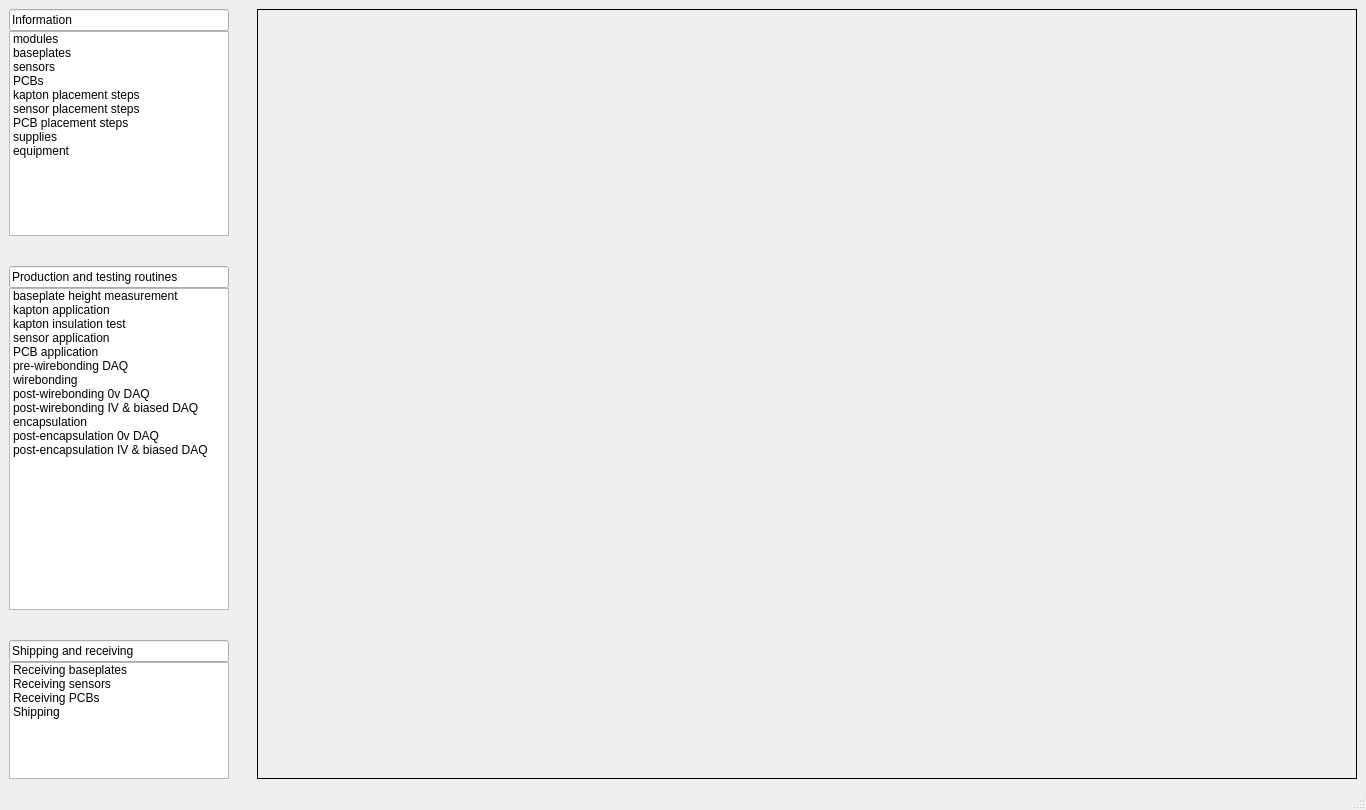
<?xml version="1.0" encoding="UTF-8"?>
<ui version="4.0">
 <class>MainWindow</class>
 <widget class="QMainWindow" name="MainWindow">
  <property name="geometry">
   <rect>
    <x>0</x>
    <y>0</y>
    <width>1366</width>
    <height>810</height>
   </rect>
  </property>
  <property name="windowTitle">
   <string>MainWindow</string>
  </property>
  <widget class="QWidget" name="centralwidget">
   <layout class="QGridLayout" name="gridLayout">
    <item row="0" column="0">
     <layout class="QHBoxLayout" name="hlMainSections" stretch="8,1,40">
      <property name="spacing">
       <number>0</number>
      </property>
      <item>
       <layout class="QVBoxLayout" name="vlUISelect" stretch="1,7,1,1,11,1,1,4">
        <property name="spacing">
         <number>0</number>
        </property>
        <property name="sizeConstraint">
         <enum>QLayout::SetDefaultConstraint</enum>
        </property>
        <item>
         <widget class="QLineEdit" name="leInformation">
          <property name="text">
           <string>Information</string>
          </property>
          <property name="readOnly">
           <bool>true</bool>
          </property>
         </widget>
        </item>
        <item>
         <widget class="QListWidget" name="listInformation">
          <property name="currentRow">
           <number>-1</number>
          </property>
          <item>
           <property name="text">
            <string>modules</string>
           </property>
          </item>
          <item>
           <property name="text">
            <string>baseplates</string>
           </property>
          </item>
          <item>
           <property name="text">
            <string>sensors</string>
           </property>
          </item>
          <item>
           <property name="text">
            <string>PCBs</string>
           </property>
          </item>
          <item>
           <property name="text">
            <string>kapton placement steps</string>
           </property>
          </item>
          <item>
           <property name="text">
            <string>sensor placement steps</string>
           </property>
          </item>
          <item>
           <property name="text">
            <string>PCB placement steps</string>
           </property>
          </item>
          <item>
           <property name="text">
            <string>supplies</string>
           </property>
          </item>
          <item>
           <property name="text">
            <string>equipment</string>
           </property>
          </item>
         </widget>
        </item>
        <item>
         <spacer name="verticalSpacer">
          <property name="orientation">
           <enum>Qt::Vertical</enum>
          </property>
          <property name="sizeHint" stdset="0">
           <size>
            <width>20</width>
            <height>40</height>
           </size>
          </property>
         </spacer>
        </item>
        <item>
         <widget class="QLineEdit" name="lineEdit">
          <property name="text">
           <string>Production and testing routines</string>
          </property>
         </widget>
        </item>
        <item>
         <widget class="QListWidget" name="listAssembly">
          <item>
           <property name="text">
            <string>baseplate height measurement</string>
           </property>
          </item>
          <item>
           <property name="text">
            <string>kapton application</string>
           </property>
          </item>
          <item>
           <property name="text">
            <string>kapton insulation test</string>
           </property>
          </item>
          <item>
           <property name="text">
            <string>sensor application</string>
           </property>
          </item>
          <item>
           <property name="text">
            <string>PCB application</string>
           </property>
          </item>
          <item>
           <property name="text">
            <string>pre-wirebonding DAQ</string>
           </property>
          </item>
          <item>
           <property name="text">
            <string>wirebonding</string>
           </property>
          </item>
          <item>
           <property name="text">
            <string>post-wirebonding 0v DAQ</string>
           </property>
          </item>
          <item>
           <property name="text">
            <string>post-wirebonding IV &amp; biased DAQ</string>
           </property>
          </item>
          <item>
           <property name="text">
            <string>encapsulation</string>
           </property>
          </item>
          <item>
           <property name="text">
            <string>post-encapsulation 0v DAQ</string>
           </property>
          </item>
          <item>
           <property name="text">
            <string>post-encapsulation IV &amp; biased DAQ</string>
           </property>
          </item>
         </widget>
        </item>
        <item>
         <spacer name="verticalSpacer_2">
          <property name="orientation">
           <enum>Qt::Vertical</enum>
          </property>
          <property name="sizeHint" stdset="0">
           <size>
            <width>20</width>
            <height>40</height>
           </size>
          </property>
         </spacer>
        </item>
        <item>
         <widget class="QLineEdit" name="lineEdit_2">
          <property name="text">
           <string>Shipping and receiving</string>
          </property>
         </widget>
        </item>
        <item>
         <widget class="QListWidget" name="listShippingAndReceiving">
          <item>
           <property name="text">
            <string>Receiving baseplates</string>
           </property>
          </item>
          <item>
           <property name="text">
            <string>Receiving sensors</string>
           </property>
          </item>
          <item>
           <property name="text">
            <string>Receiving PCBs</string>
           </property>
          </item>
          <item>
           <property name="text">
            <string>Shipping</string>
           </property>
          </item>
         </widget>
        </item>
       </layout>
      </item>
      <item>
       <spacer name="horizontalSpacer">
        <property name="orientation">
         <enum>Qt::Horizontal</enum>
        </property>
        <property name="sizeHint" stdset="0">
         <size>
          <width>40</width>
          <height>20</height>
         </size>
        </property>
       </spacer>
      </item>
      <item>
       <layout class="QHBoxLayout" name="hlUIpane">
        <property name="spacing">
         <number>0</number>
        </property>
        <item>
         <widget class="QStackedWidget" name="swPages">
          <property name="frameShape">
           <enum>QFrame::Box</enum>
          </property>
         </widget>
        </item>
       </layout>
      </item>
     </layout>
    </item>
   </layout>
  </widget>
  <widget class="QMenuBar" name="menubar">
   <property name="geometry">
    <rect>
     <x>0</x>
     <y>0</y>
     <width>1366</width>
     <height>21</height>
    </rect>
   </property>
  </widget>
  <widget class="QStatusBar" name="statusbar"/>
 </widget>
 <resources/>
 <connections/>
</ui>
